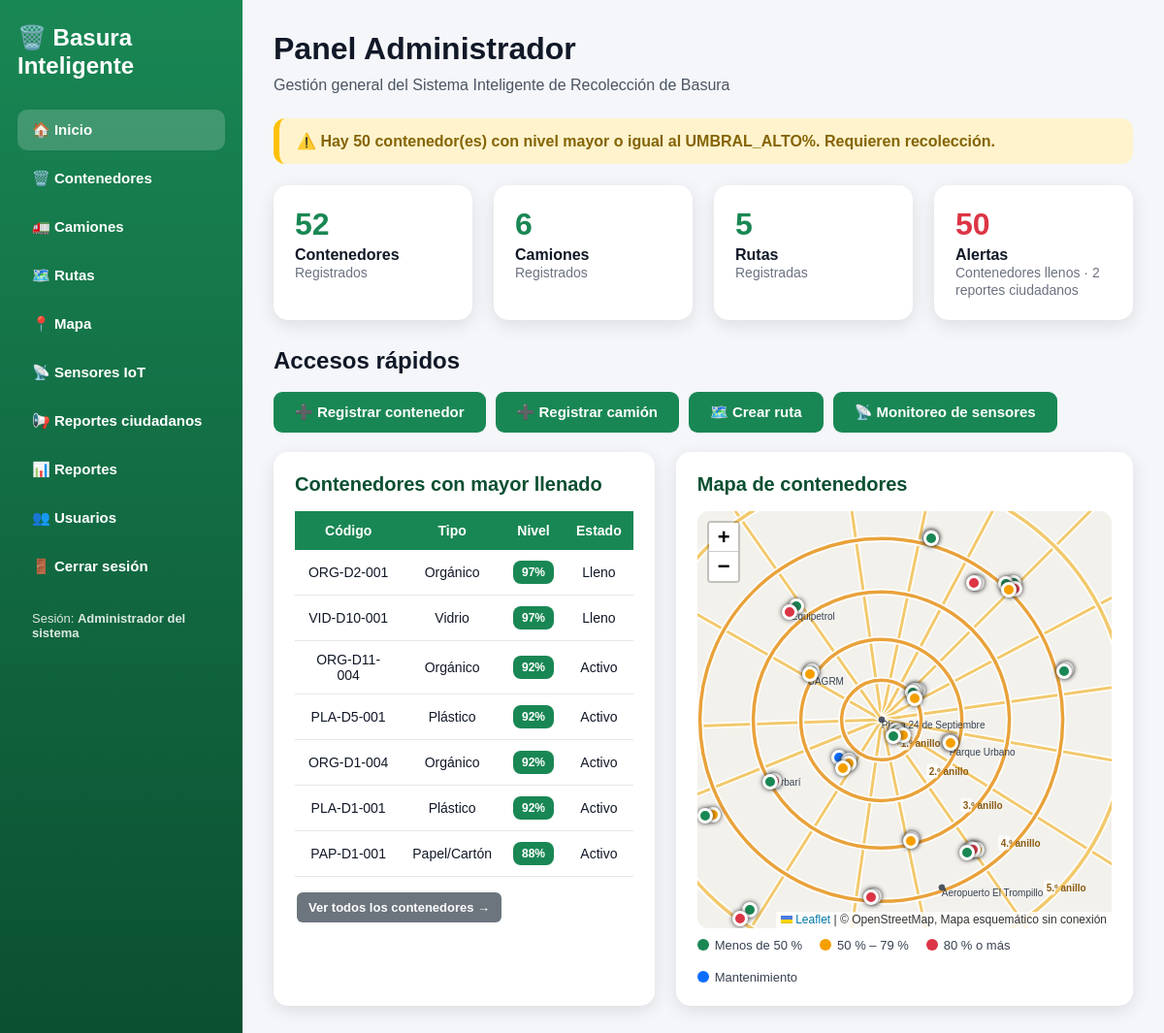
The page /admin/panel-admin.php (signed in) on the database its author committed.
### tables this page shows
CREATE TABLE contenedores (
    id INT AUTO_INCREMENT PRIMARY KEY,
    codigo VARCHAR(30) NOT NULL UNIQUE,
    ubicacion VARCHAR(150) NOT NULL,
    zona VARCHAR(10) NOT NULL,
    capacidad VARCHAR(30) NOT NULL,
    estado VARCHAR(30) NOT NULL DEFAULT 'Activo',
    tipo_residuo VARCHAR(30) NOT NULL,
    nivel_llenado INT NOT NULL DEFAULT 0,
    latitud DECIMAL(10,7) NULL,
    longitud DECIMAL(10,7) NULL,
    codigo_sensor VARCHAR(30) NULL,
    bateria INT NULL,
    ultima_lectura DATETIME NULL,
    fecha_registro DATETIME DEFAULT CURRENT_TIMESTAMP
);

### includes/funciones.php (called while the page is built, shortened)
<?php
function e($texto)
{
    return htmlspecialchars((string)$texto, ENT_QUOTES, 'UTF-8');
}
function consulta($conexion, $sql, $tipos = "", $params = [])
{
    $stmt = $conexion->prepare($sql);
    if ($tipos !== "") {
        $stmt->bind_param($tipos, ...$params);
    }
    if (!$stmt->execute()) {
        return false;
    }
    $res = $stmt->get_result();
    return $res === false ? true : $res;
}
function filas($resultado)
{
    $lista = [];
    if ($resultado && $resultado !== true) {
        while ($f = $resultado->fetch_assoc()) {
            $lista[] = $f;
        }
    }
    return $lista;
}
function valor($conexion, $sql, $tipos = "", $params = [])
{
    $r = consulta($conexion, $sql, $tipos, $params);
    if ($r && $r !== true) {
        $f = $r->fetch_row();
        return $f ? $f[0] : null;
    }
    return null;
}
function clase_nivel($nivel, $estado = "")
{
    return "verde";
}

### admin/panel-admin.php (the view, shortened to what this page needs)
<?php
require_once __DIR__ . '/../includes/auth.php';
$totalContenedores = valor($conexion, "SELECT COUNT(*) FROM contenedores");
$totalCamiones = valor($conexion, "SELECT COUNT(*) FROM camiones");
$totalRutas = valor($conexion, "SELECT COUNT(*) FROM rutas");
$contenedoresLlenos = valor($conexion, "SELECT COUNT(*) FROM contenedores WHERE nivel_llenado >= ? AND estado <> 'Mantenimiento'", "i", [UMBRAL_ALTO]);
$reportesPendientes = valor($conexion, "SELECT COUNT(*) FROM reportes_ciudadanos WHERE estado = 'Pendiente'");
$ultimosContenedores = filas(consulta($conexion, "SELECT * FROM contenedores ORDER BY nivel_llenado DESC, id DESC LIMIT 7"));
?>
<!DOCTYPE html>
<html lang="es">
<head>
    <link rel="stylesheet" href="../assets/leaflet/leaflet.css">
    <link rel="stylesheet" href="../assets/css/estilos.css">
</head>
<body class="con-menu">
    <?php include __DIR__ . '/../includes/sidebar.php'; ?>
    <div class="contenido">
        <div class="titulo">
            <h1>Panel Administrador</h1>
            <p>Gestión general del Sistema Inteligente de Recolección de Basura</p>
        </div>
        <?php if ($contenedoresLlenos > 0) { ?>
            <div class="alerta">⚠️ Hay <?= $contenedoresLlenos ?> contenedor(es) con nivel mayor o igual al <?= UMBRAL_ALTO ?>%. Requieren recolección.</div>
        <?php } ?>
        <div class="cards">
            <div class="card"><h3><?= $totalContenedores ?></h3><p>Contenedores</p><span>Registrados</span></div>
            <div class="card"><h3><?= $totalCamiones ?></h3><p>Camiones</p><span>Registrados</span></div>
            <div class="card"><h3><?= $totalRutas ?></h3><p>Rutas</p><span>Registradas</span></div>
            <div class="card"><h3 style="color:#dc3545;"><?= $contenedoresLlenos ?></h3><p>Alertas</p><span>Contenedores llenos · <?= $reportesPendientes ?> reportes ciudadanos</span></div>
        </div>
        <h2>Accesos rápidos</h2><br>
        <div class="acciones-top">
            <a href="../contenedores/registrar-contenedor.php" class="btn">➕ Registrar contenedor</a>
            <a href="../camiones/registrar-camion.php" class="btn">➕ Registrar camión</a>
            <a href="../rutas/crear-ruta.php" class="btn">🗺️ Crear ruta</a>
            <a href="../sensores/monitoreo.php" class="btn">📡 Monitoreo de sensores</a>
        </div>
        <div class="paneles">
            <div class="panel">
                <h2>Contenedores con mayor llenado</h2>
                <table>
                    <thead><tr><th>Código</th><th>Tipo</th><th>Nivel</th><th>Estado</th></tr></thead>
                    <tbody>
                        <?php foreach ($ultimosContenedores as $c) { $n = intval($c['nivel_llenado']); ?>
                            <tr>
                                <td><?= e($c['codigo']) ?></td>
                                <td><?= e($c['tipo_residuo']) ?></td>
                                <td><span class="badge <?= clase_nivel($n, $c['estado']) ?>"><?= $n ?>%</span></td>
                                <td><?= e($c['estado']) ?></td>
                            </tr>
                        <?php } ?>
                    </tbody>
                </table>
                <a class="btn gris chico" style="margin-top:16px;" href="../contenedores/listar-contenedores.php">Ver todos los contenedores →</a>
            </div>
            <div class="panel">
                <h2>Mapa de contenedores</h2>
                <div id="mapaDashboard" class="mapa"></div>
                <div class="leyenda">
                    <span style="--c:#198754">Menos de 50 %</span><span style="--c:#f59f00">50 % – 79 %</span>
                    <span style="--c:#dc3545">80 % o más</span><span style="--c:#0d6efd">Mantenimiento</span>
                </div>
            </div>
        </div>
    </div>
</body>
</html>

### includes/sidebar.php (shortened to what this page needs)
<?php
$actual = basename($_SERVER['PHP_SELF']);
function item_menu($href, $texto, $actual)
{
    $activo = basename($href) === $actual ? ' class="activo"' : '';
    echo '<a href="' . $href . '"' . $activo . '>' . $texto . '</a>';
}
?>
<div class="sidebar">
    <h2>🗑️ Basura<br>Inteligente</h2>
    <?php
    item_menu("../admin/panel-admin.php", "🏠 Inicio", $actual);
    ?>
    <a href="../logout.php">🚪 Cerrar sesión</a>
    <div class="sidebar-usuario">Sesión: <b><?= e($_SESSION['nombre'] ?? $_SESSION['usuario']) ?></b></div>
</div>

### assets/css/estilos.css (style rules this page uses)
* { margin: 0; padding: 0; box-sizing: border-box; font-family: Arial, sans-serif; }
body { background: #f4f6f9; color: #111827; }
body.con-menu { display: flex; }
.sidebar { width: 250px; min-height: 100vh; background: linear-gradient(180deg, #198754, #0b4f31); color: white; padding: 25px 18px; flex-shrink: 0; }
.sidebar h2 { margin-bottom: 30px; font-size: 24px; line-height: 1.2; }
.sidebar a { display: block; color: white; text-decoration: none; padding: 12px 15px; margin-bottom: 8px; border-radius: 10px; font-weight: bold; font-size: 15px; }
.sidebar a:hover, .sidebar a.activo { background: rgba(255, 255, 255, 0.18); }
.sidebar-usuario { margin-top: 25px; font-size: 13px; opacity: .85; padding: 0 15px; }
.contenido { flex: 1; padding: 32px; min-width: 0; }
h1 { color: #198754; margin-bottom: 10px; }
.titulo { margin-bottom: 25px; }
.titulo h1 { font-size: 32px; color: #111827; }
.titulo p { color: #4b5563; margin-top: 4px; }
button, .btn { border: none; padding: 12px 22px; border-radius: 9px; font-weight: bold; cursor: pointer; text-decoration: none; font-size: 15px; display: inline-block; color: white; background: #198754; }
.btn.gris, .volver { background: #6c757d; color: white; }
.btn.chico { padding: 8px 12px; font-size: 13px; border-radius: 6px; margin: 2px; }
.acciones-top { margin-bottom: 20px; display: flex; gap: 10px; flex-wrap: wrap; align-items: center; }
table { width: 100%; border-collapse: collapse; background: white; font-size: 14px; }
th { background: #198754; color: white; padding: 12px; text-align: center; }
td { padding: 11px; border-bottom: 1px solid #e5e7eb; text-align: center; }
.cards { display: grid; grid-template-columns: repeat(4, 1fr); gap: 22px; margin-bottom: 28px; }
.card { background: white; padding: 22px; border-radius: 15px; box-shadow: 0 5px 18px rgba(0, 0, 0, 0.10); }
.card h3 { font-size: 32px; color: #198754; }
.card p { font-weight: bold; margin-top: 4px; }
.card span { color: #6b7280; font-size: 14px; }
.panel { background: white; padding: 22px; border-radius: 15px; box-shadow: 0 5px 18px rgba(0, 0, 0, 0.10); }
.panel h2 { margin-bottom: 16px; color: #0b4f31; font-size: 20px; }
.paneles { display: grid; grid-template-columns: 1fr 1.2fr; gap: 22px; }
.alerta { background: #fff3cd; color: #856404; padding: 14px 18px; border-radius: 12px; margin-bottom: 22px; font-weight: bold; border-left: 6px solid #ffc107; }
.badge { padding: 5px 9px; border-radius: 8px; color: white; font-weight: bold; font-size: 12px; display: inline-block; }
.verde { background: #198754; }
.mapa { width: 100%; height: 430px; border-radius: 12px; background: #eef1ea; }
.leyenda { display: flex; gap: 18px; flex-wrap: wrap; font-size: 13px; margin-top: 10px; color: #374151; }
.leyenda span::before { content: ""; display: inline-block; width: 12px; height: 12px; border-radius: 50%; margin-right: 6px; vertical-align: -1px; background: var(--c); }

### rows shown on the page
contenedores: codigo "ORG-D2-001", tipo_residuo "Orgánico", nivel_llenado "97", estado "Lleno"
contenedores: codigo "VID-D10-001", tipo_residuo "Vidrio", nivel_llenado "97", estado "Lleno"
contenedores: codigo "ORG-D11-004", tipo_residuo "Orgánico", nivel_llenado "92", estado "Activo"
contenedores: codigo "PLA-D5-001", tipo_residuo "Plástico", nivel_llenado "92", estado "Activo"
contenedores: codigo "ORG-D1-004", tipo_residuo "Orgánico", nivel_llenado "92", estado "Activo"
contenedores: codigo "PLA-D1-001", tipo_residuo "Plástico", nivel_llenado "92", estado "Activo"
contenedores: codigo "PAP-D1-001", tipo_residuo "Papel/Cartón", nivel_llenado "88", estado "Activo"

### other values the page prints
$texto "🏠 Inicio 🗑️ Contenedores 🚛 Camiones 🗺️ Rutas 📍 Mapa 📡 Sensores IoT 📢 Reportes ciudadanos 📊 Reportes 👥 Usuarios"
$_SESSION['nombre'] "Administrador del sistema"
$contenedoresLlenos "50"
UMBRAL_ALTO "UMBRAL_ALTO"
$totalContenedores "52"
$totalCamiones "6"
$totalRutas "5"
$reportesPendientes "2"
